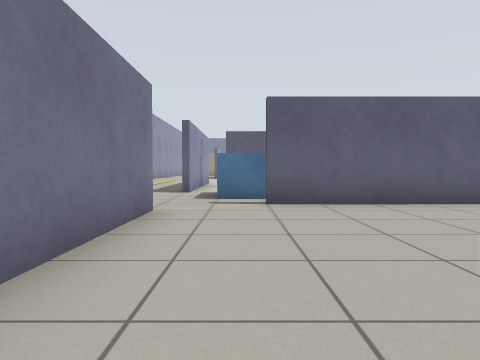
view 1 (above)

22 first-person views from a walk through a Gazebo world. The camera is 0.68 m above the floor, tilts 2° down and sees 70° across. Floor lines are 1 m apart. The floor is counted in squares, 1 m on a side. Each view is taken from the middle of a square. On the plan, view 1 faces up. The plan holds only what a view shows up to about 10 squares ahead; the rest is blank. The place goes on beyond the plan.

view 2
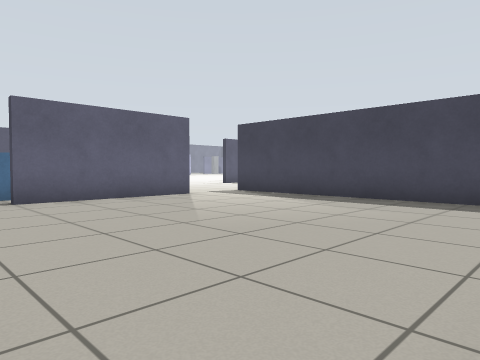

view 3
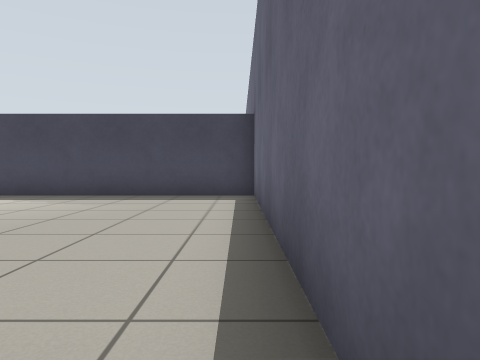

view 4
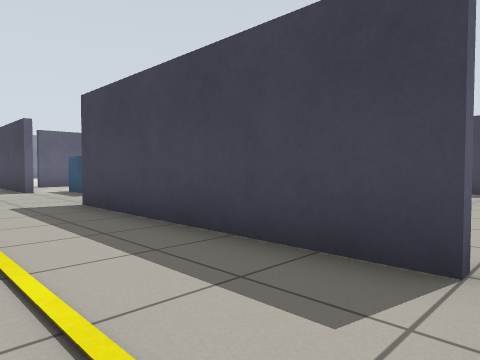

view 5
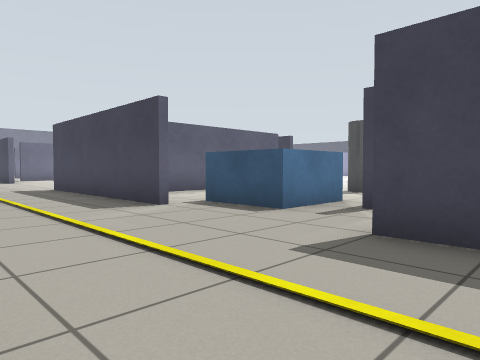

view 6
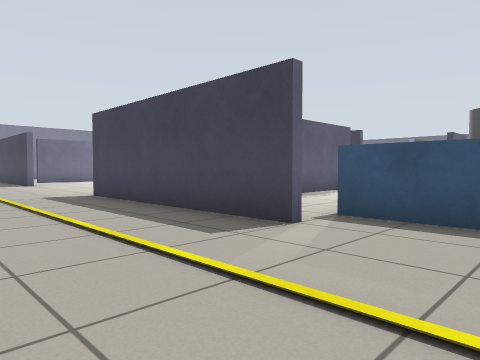

view 7
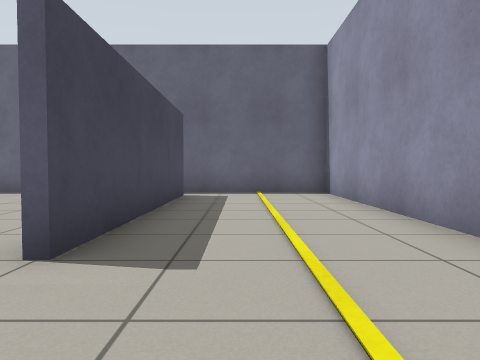

view 8
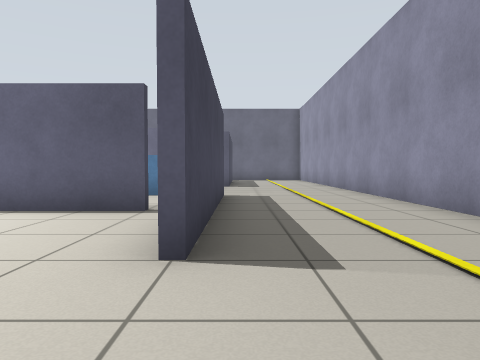

view 9
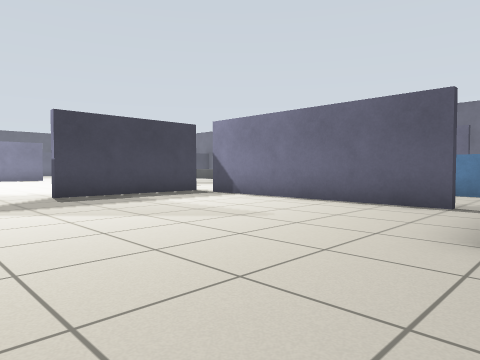

view 10
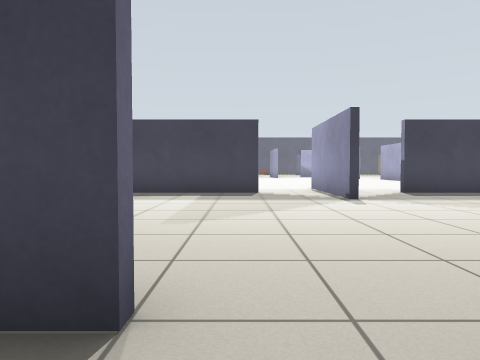

view 11
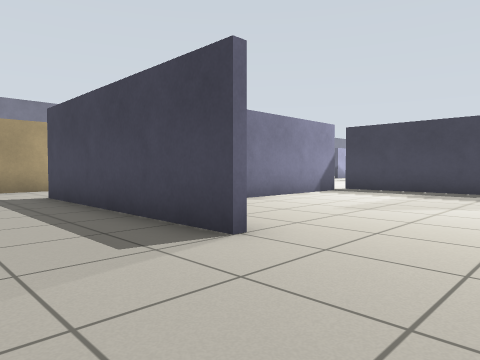

view 12
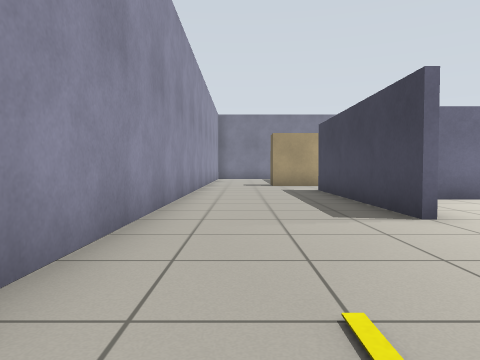

view 13
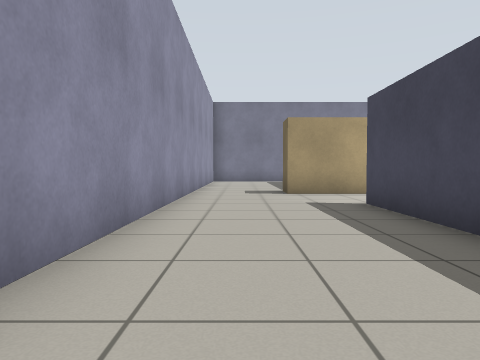

view 14
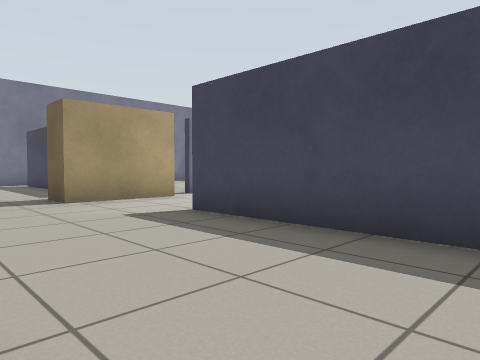

view 15
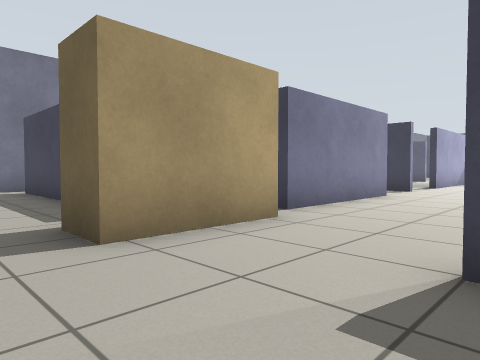

view 16
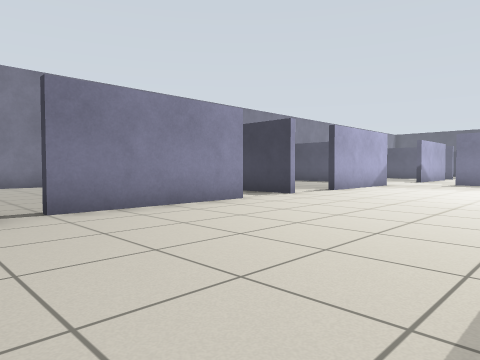

view 17
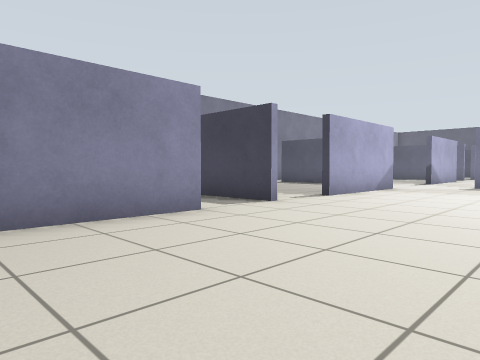

view 18
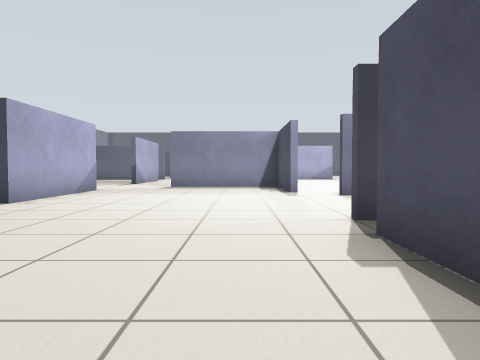

view 19
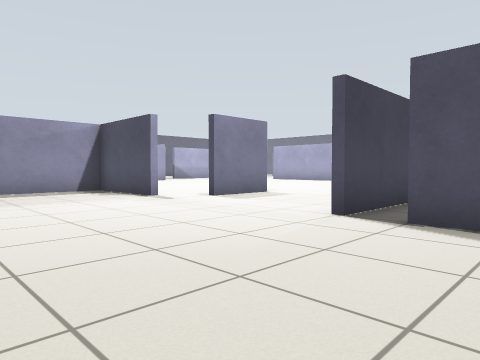

view 20
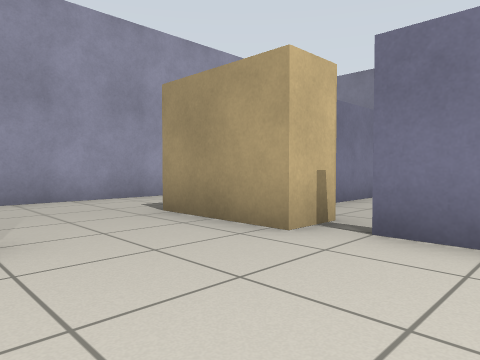

view 21
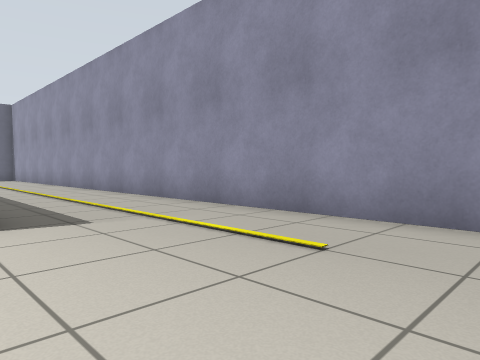

view 22
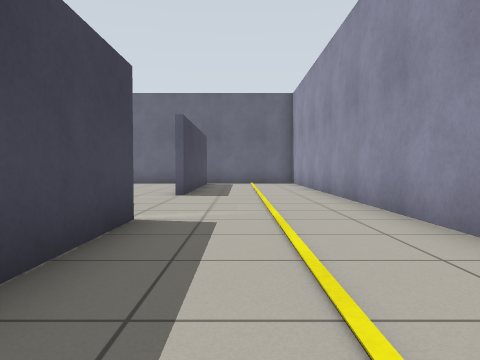

### Floor plan
Points are (right, up) in squares from view 1. A wall is a line through its corners. A room is listed if a view was taken in it or the views show most of it. See-through windows are left out.
Room 1 (views 1, 2)
walls: (-1.4, 4.5) (-1.4, 1.9); (-1.4, -1.4) (6, -1.4); (4.6, 6.4) (0.5, 6.4); (6.4, -1.4) (6.4, 5.9)
ways out: opening at (-2, -1) to room 2; opening at (-0.7, 6) to room 2; opening at (5, 7)
Room 2 (views 3, 4, 5, 6, 7, 8, 9, 10, 11, 12, 13, 14, 15, 16, 17, 18, 19, 20, 21, 22)
walls: (-1.6, 21.4) (-1.6, 27.5); (4.5, 18.6) (7, 18.6); (6.4, 20.4) (6.4, 24.5); (3.9, 24.6) (5.5, 24.6); (4.9, 24.4) (0.2, 24.4); (-0.6, 12.6) (5.5, 12.6); (6.4, 13.1) (6.4, 16.5); (10.4, 21.4) (10.4, 23.5); (-1.6, 9.4) (-1.6, 15.5); (4.6, 30.4) (0.5, 30.4); (11.5, 24.6) (13.8, 24.6); (6.4, 30.4) (6.4, 31.5); (-5.4, 31.5) (-5.4, -1.4) (-1.4, -1.4); (14.4, 25.1) (14.4, 27.2); (-1.4, 5.5) (-1.4, 4.5); (12.1, 30.4) (8.5, 30.4); (-1.6, -0.6) (-1.6, 5.5)
ways out: opening at (-2, -1) to room 1; opening at (-0.7, 6) to room 1; opening at (-1, 13); opening at (-0.5, 8.5); opening at (6, 17.5); opening at (10.6, 21)
objects: beige box (-3, 30) to (-1, 31)

Where each view was taken, in squares from view 1:
view 1: 0 up, 0 right, facing up
view 2: 1 down, 1 left, facing up-right
view 3: 1 down, 2 left, facing right
view 4: 1 down, 4 left, facing up-right
view 5: 4 up, 5 left, facing up-right
view 6: 7 up, 5 left, facing up-right
view 7: 8 up, 3 left, facing down
view 8: 18 up, 2 left, facing down
view 9: 19 up, 2 left, facing down-right
view 10: 21 up, 3 left, facing right
view 11: 19 up, 4 left, facing up-right
view 12: 17 up, 4 left, facing up
view 13: 21 up, 4 left, facing up
view 14: 23 up, 5 left, facing up-right
view 15: 27 up, 4 left, facing up-right
view 16: 25 up, 1 left, facing up-right
view 17: 26 up, 1 right, facing up-right
view 18: 26 up, 2 right, facing right
view 19: 29 up, 4 right, facing down-right
view 20: 27 up, 2 right, facing up-left
view 21: 20 up, 1 left, facing down-left
view 22: 14 up, 3 left, facing down
